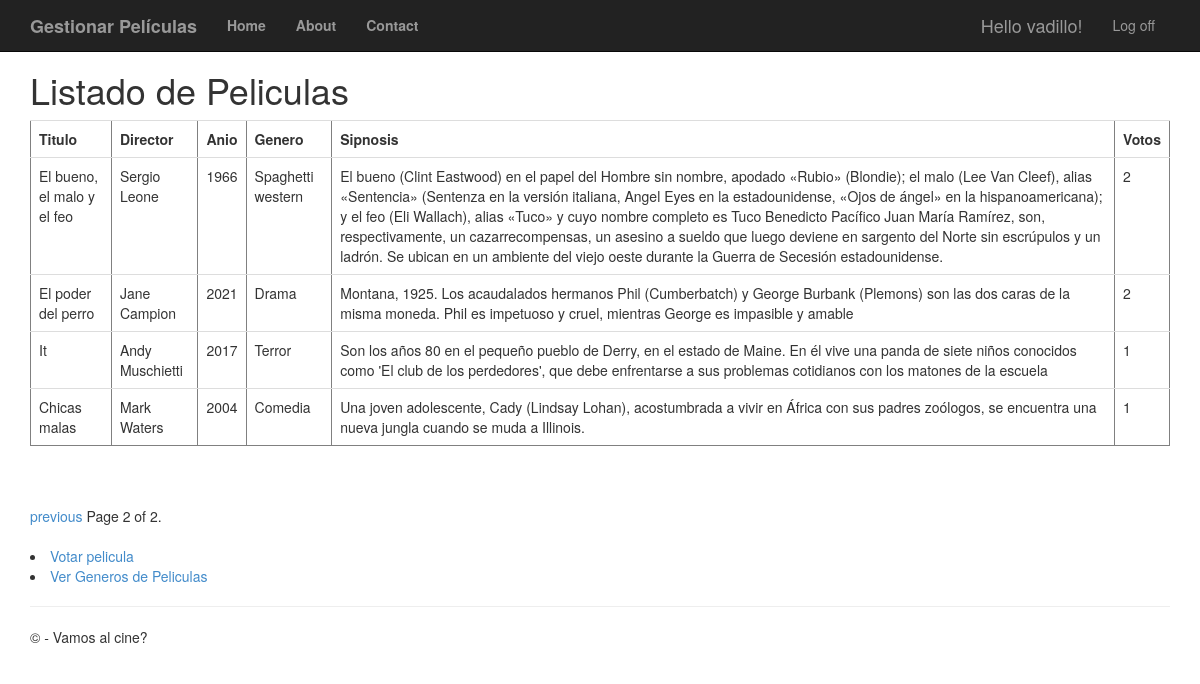
Before: /peliculas/?page=2 (signed in) with the older database file.
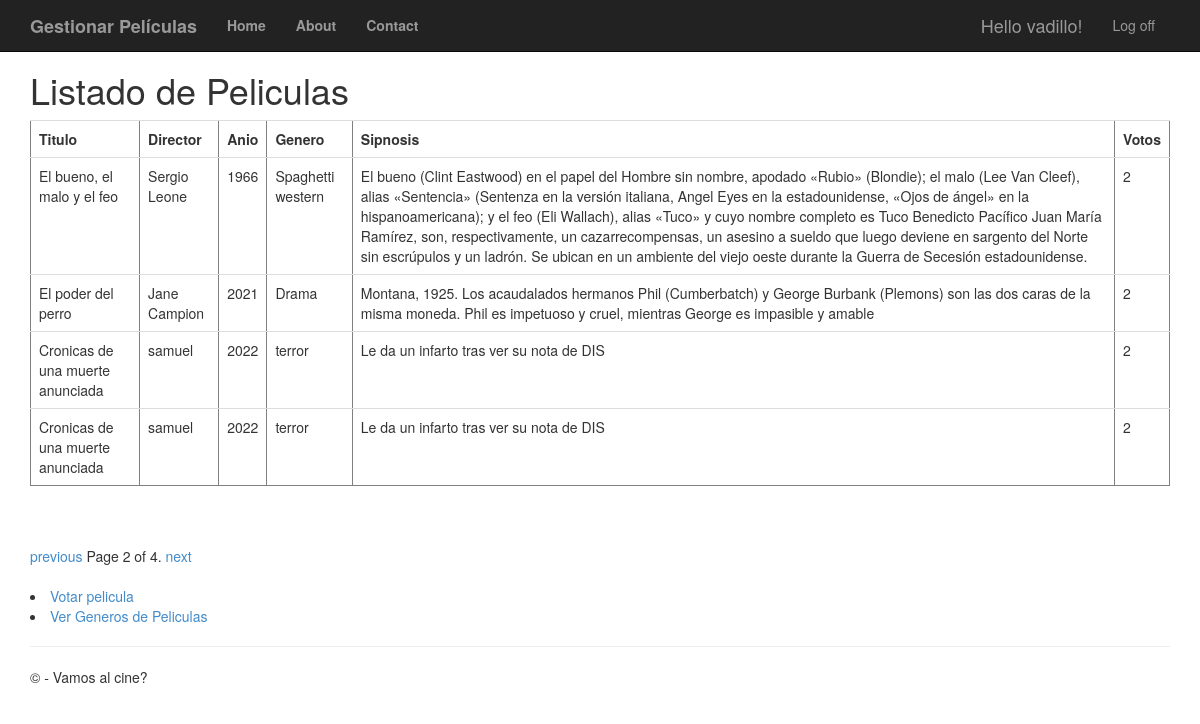
After: the same page with the newer database file.
### app/models.py (models this page shows, shortened)
class Pelicula(models.Model):
	titulo = models.CharField(max_length=100)
	direccion = models.CharField(max_length=60)
	anio = models.IntegerField(validators=[MaxValueValidator(99999999999)])
	genero = models.CharField(max_length=60)
	sinopsis = models.CharField(max_length=700)
	votos = models.IntegerField(validators=[MaxValueValidator(99999999999)])

### app/views.py (the view)
# urls.py: path('peliculas/', views.peliculas, name='peliculas'),
def peliculas(request):
	if not request.user.is_authenticated:
		return HttpResponseRedirect('/login')
	else:
		film_lista = Pelicula.objects.all().order_by('-votos')
		paginator = Paginator(film_lista, 4) #Se indica que se mostraran 4 peliculas por pagina
		page = request.GET.get('page')
		try:
			pelis = paginator.page(page)
		except PageNotAnInteger:
			pelis = paginator.page(1)
		except EmptyPage:
			pelis = paginator.page(paginator.num_pages)
		return render(request, 'app/peliculas.html', {'pelis': pelis})

### app/templates/app/peliculas.html (shortened to what this page needs)
{% extends "app/layout.html"%}
{% block content %}
<h1>Listado de Peliculas</h1>
<table border='1' class="table">
	<tr><td><b>Titulo</b></td><td><b>Director</b></td><td><b>Anio</b></td><td><b>Genero</b></td><td><b>Sipnosis</b></td><td><b>Votos</b></td></tr>
	{% for filma in pelis %}
	<tr>
		<td>{{ filma.titulo }}</td>
		<td>{{ filma.direccion }}</td>
		<td>{{ filma.anio }}</td>
		<td>{{ filma.genero }}</td>
		<td>{{ filma.sinopsis }}</td>
		<td>{{ filma.votos }}</td>
	</tr>
	{% endfor %}
</table>
<br />
{% if pelis.has_other_pages %}
<div class="pagination">
	<span class="step-links">
		{% if pelis.has_previous %}
		<a href="?page={{ pelis.previous_page_number }}">previous</a>
		{% endif %}
		<span class="current">
			Page {{ pelis.number }} of {{ pelis.paginator.num_pages }}.
		</span>
		{% if pelis.has_next %}
		<a href="?page={{ pelis.next_page_number }}">next</a>
		{% endif %}
	</span>
</div>
<br />
{% endif %}
<li><a href="{% url 'voto' %}">Votar pelicula</a></li>
<li><a href="{% url 'generos' %}">Ver Generos de Peliculas</a></li>
{% endblock %}

### app/templates/app/layout.html (shortened to what this page needs)
<!DOCTYPE html>
<html>
<head>
    {% load staticfiles %}
    <link rel="stylesheet" type="text/css" href="{% static 'app/content/bootstrap.min.css' %}" />
    <link rel="stylesheet" type="text/css" href="{% static 'app/content/site.css' %}" />
</head>
<body>
    <div class="navbar navbar-inverse navbar-fixed-top">
        <div class="container">
            <div class="navbar-header">
                <a href="/peliculas" class="navbar-brand"><b>Gestionar Películas</b></a>
            </div>
            <div class="navbar-collapse collapse">
                <ul class="nav navbar-nav">
                    <li><a href="{% url 'home' %}"><b>Home</b></a></li>
                    <li><a href="{% url 'about' %}"><b>About</b></a></li>
                    <li><a href="{% url 'contact' %}"><b>Contact</b></a></li>
                </ul>
                {% include 'app/loginpartial.html' %}
            </div>
        </div>
    </div>
    <div class="container body-content">
{% block content %}{% endblock %}
        <hr/>
        <footer>
            <p>&copy; {{ year }} - Vamos al cine?</p>
        </footer>
    </div>
</body>
</html>

### app/templates/app/loginpartial.html (shortened to what this page needs)
{% if user.is_authenticated %}
<form id="logoutForm" action="/logout/" method="post" class="navbar-right">
    <ul class="nav navbar-nav navbar-right">
        <li><span class="navbar-brand">Hello {{ user.username }}!</span></li>
        <li><a href="javascript:document.getElementById('logoutForm').submit()">Log off</a></li>
    </ul>
</form>
{% else %}
<ul class="nav navbar-nav navbar-right">
    <li><a href="{% url 'registro' %}">Registro</a></li>
    <li><a href="{% url 'login' %}">Login</a></li>
</ul>
{% endif %}

### app/static/app/content/site.css (style rules this page uses)
body { padding-top: 50px; padding-bottom: 20px; }
.body-content { padding-left: 15px; padding-right: 15px; }

Changed rows visible on the page:
no longer on this page (row unchanged): Pelicula: titulo "It", direccion "Andy Muschietti", anio "2017", genero "Terror", sinopsis "Son los años 80 en el pequeño pueblo de Derry, en el estado de Maine. En él vive una panda de siete niños conocidos como 'El club de los perdedores', que debe enfrentarse a sus problemas cotidianos con los matones de la escuela", votos "1"
no longer on this page (row unchanged): Pelicula: titulo "Chicas malas", direccion "Mark Waters", anio "2004", genero "Comedia", sinopsis "Una joven adolescente, Cady (Lindsay Lohan), acostumbrada a vivir en África con sus padres zoólogos, se encuentra una nueva jungla cuando se muda a Illinois.", votos "1"
added Pelicula: titulo "Cronicas de una muerte anunciada", direccion "samuel", anio "2022", genero "terror", sinopsis "Le da un infarto tras ver su nota de DIS", votos "2"
added Pelicula: titulo "Cronicas de una muerte anunciada", direccion "samuel", anio "2022", genero "terror", sinopsis "Le da un infarto tras ver su nota de DIS", votos "2"
Other visible differences:
{{ pelis.paginator.num_pages }}: "2" → "4"
text now shown: "next"
